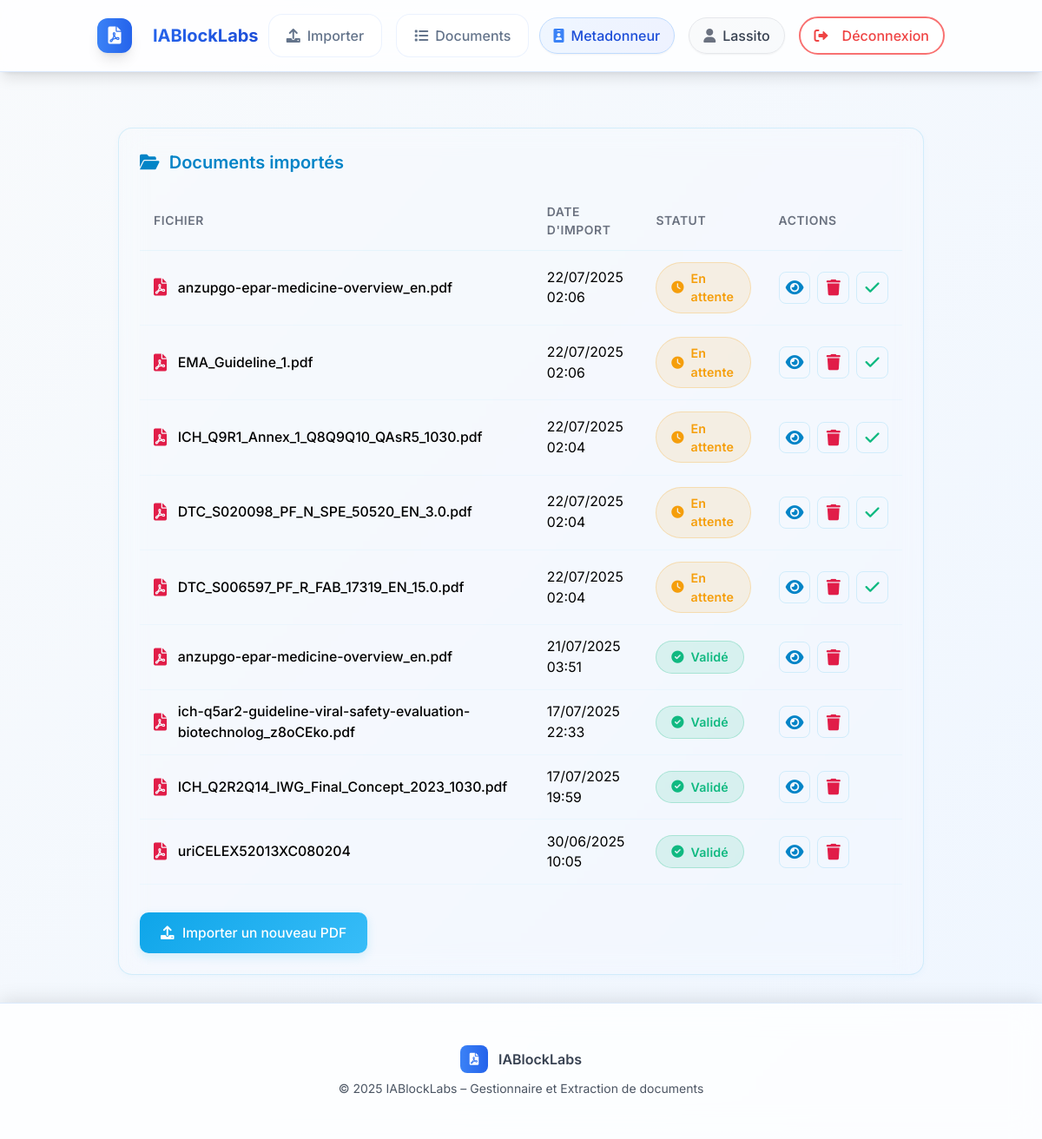
Page /documents/ (signed in) on the earlier database version.
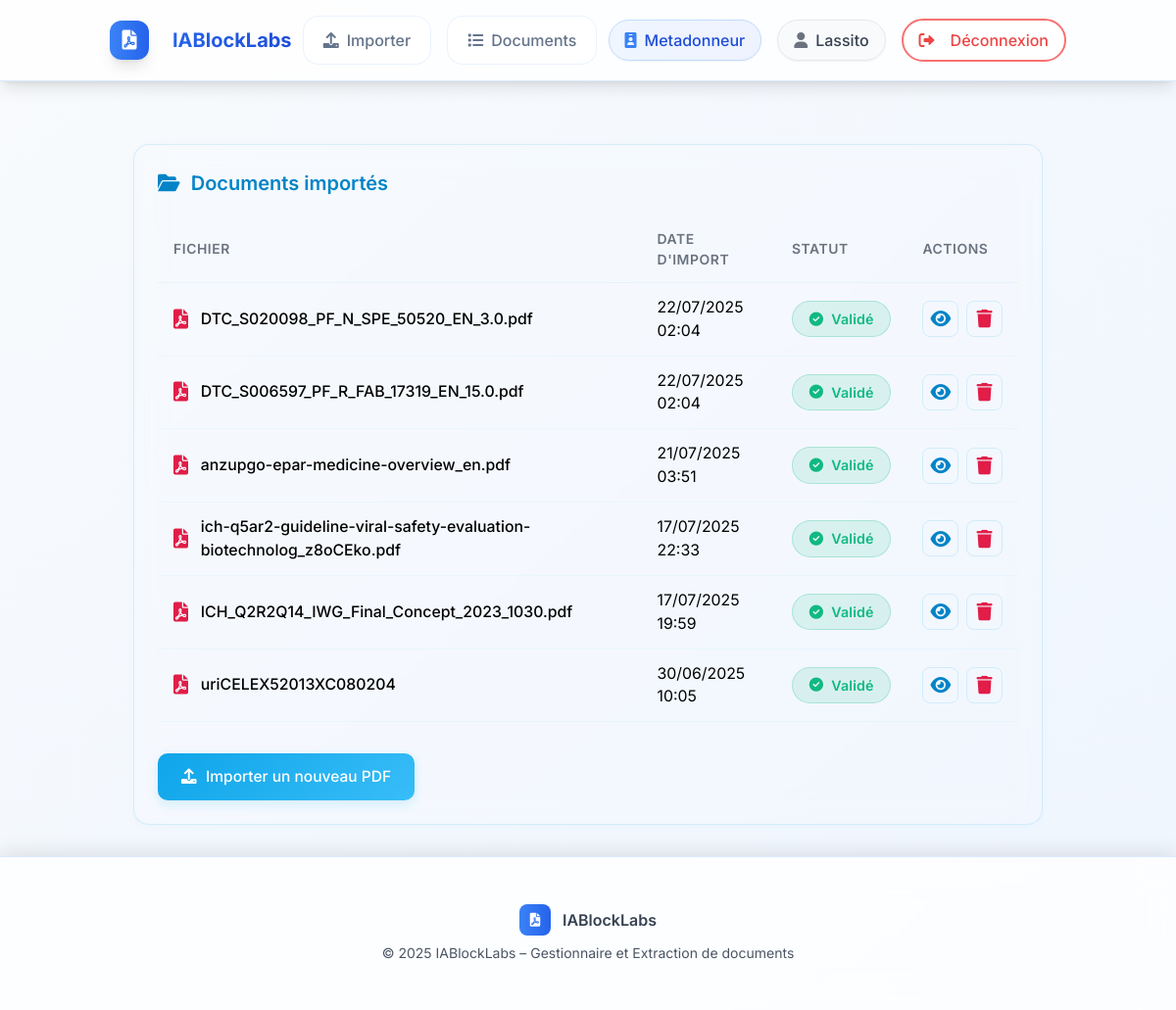
Same page on the later database version.
### rawdocs/models.py (models this page shows, shortened)
class RawDocument(models.Model):
    url = models.URLField(help_text="URL d'origine du PDF", blank=True)
    file = models.FileField(upload_to=pdf_upload_to, help_text="Fichier PDF téléchargé")
    created_at = models.DateTimeField(auto_now_add=True)
    owner = models.ForeignKey(
        settings.AUTH_USER_MODEL,
        on_delete=models.CASCADE,
        related_name='raw_documents',
        null=True, blank=True,
        help_text="Utilisateur qui a téléchargé ce document"
    )
    is_validated = models.BooleanField(default=False, help_text="Document validé par un métadonneur")
    validated_at = models.DateTimeField(null=True, blank=True)
    is_ready_for_expert = models.BooleanField(default=False, help_text="Document prêt pour révision expert")
    expert_ready_at = models.DateTimeField(null=True, blank=True,
                                           help_text="Date à laquelle le document est devenu prêt pour l'expert")
    total_pages = models.IntegerField(default=0, help_text="Nombre total de pages")
    pages_extracted = models.BooleanField(default=False, help_text="Pages extraites individuellement")
    title = models.TextField(blank=True, help_text="Titre du document")
    doc_type = models.CharField("Type", max_length=100, blank=True, help_text="Type du document (guide, rapport…)")
    publication_date = models.CharField(max_length=100, blank=True, help_text="Date de publication")
    version = models.CharField(max_length=50, blank=True, help_text="Version extraite")
    source = models.CharField(max_length=255, blank=True, help_text="Organisation émettrice (EMA, FDA…)")
    context = models.TextField(blank=True, help_text="Contexte extrait (2 phrases max)")
    country = models.CharField(max_length=100, blank=True, help_text="Pays détecté (GPE ou TLD)")
    language = models.CharField(max_length=10, blank=True, help_text="Langue détectée (fr, en…)")
    url_source = models.URLField(blank=True, help_text="URL d'origine pour référence")

### rawdocs/views.py (the view)
# urls.py: path('documents/', views.DocumentReviewListView.as_view(), name='document_list'),
@login_required(login_url='rawdocs:login')
@user_passes_test(is_metadonneur)
def document_list(request):
    docs = RawDocument.objects.filter(owner=request.user).order_by('-created_at')
    for d in docs:
        d.basename = os.path.basename(d.file.name)
    return render(request, 'rawdocs/document_list.html', {'documents': docs})

### rawdocs/templatetags/rawdocs_extras.py (called while the page is built)
@register.filter
def basename(value):
    return os.path.basename(value)

### rawdocs/views.py (called while the page is built)
def is_metadonneur(user):
    return user.groups.filter(name="Metadonneur").exists()

### templates/rawdocs/document_list.html (shortened to what the changed rows need)
{% extends "base.html" %}
{% load rawdocs_extras %}
{% block content %}
<div class="dashboard-container">
    <div class="card">
        <h2 class="card-title">
            <i class="fas fa-folder-open"></i>
            Documents importés
        </h2>
        {% if documents %}
            <div class="overflow-x-auto" style="overflow-x:auto;">
                <table class="table">
                    <thead>
                        <tr>
                            <th>Fichier</th>
                            <th>Date d'import</th>
                            <th>Statut</th>
                            <th>Actions</th>
                        </tr>
                    </thead>
                    <tbody>
                        {% for doc in documents %}
                        <tr>
                            <td>
                                <div class="filename">
                                    <i class="fas fa-file-pdf"></i>
                                    {{ doc.file.name|basename }}
                                </div>
                            </td>
                            <td>{{ doc.created_at|date:"d/m/Y H:i" }}</td>
                            <td>
                                {% if doc.is_refused %}
                                    <span class="badge refused">
                                        <i class="fas fa-times-circle"></i> Refusé
                                    </span>
                                {% elif doc.requires_correction %}
                                    <span class="badge correction">
                                        <i class="fas fa-bell"></i> Correction requise
                                    </span>
                                {% elif doc.is_validated %}
                                    <span class="badge validated">
                                        <i class="fas fa-check-circle"></i> Validé
                                    </span>
                                {% else %}
                                    <span class="badge pending">
                                        <i class="fas fa-clock"></i> En attente
                                    </span>
                                {% endif %}
                            </td>
                            <td>
                                <div class="table-actions">
                                    <a href="{% url 'rawdocs:edit_metadata' doc.id %}"
                                       class="action-btn view"
                                       aria-label="Voir ou éditer les métadonnées"
                                       title="Voir / éditer les métadonnées">
                                        <i class="fas fa-eye"></i>
                                    </a>
                                    <form method="post"
                                          action="{% url 'rawdocs:document_delete' doc.id %}"
                                          class="inline" style="display:inline;">
                                        <button type="submit"
                                                class="action-btn delete"
                                                aria-label="Supprimer"
                                                title="Supprimer"
                                                onclick="return confirm('Êtes-vous sûr de vouloir supprimer ce document ?');">
                                            <i class="fas fa-trash"></i>
                                        </button>
                                    </form>
                                    {% if not doc.is_validated and not doc.is_refused %}
                                    <a href="{% url 'rawdocs:validate_document' doc.id %}"
                                       class="action-btn validate"
                                       aria-label="Valider pour annotation"
                                       title="Valider pour annotation">
                                        <i class="fas fa-check"></i>
                                    </a>
                                    {% endif %}
                                </div>
                            </td>
                        </tr>
                        {% endfor %}
                    </tbody>
                </table>
            </div>
        {% endif %}
    </div>
</div>
{% endblock %}

Differences in the rows shown:
removed RawDocument: file.name|basename "anzupgo-epar-medicine-overview_en.pdf", created_at "22/07/2025 02:06", is_validated False (drawn)
removed RawDocument: file.name|basename "EMA_Guideline_1.pdf", created_at "22/07/2025 02:06", is_validated False (drawn)
removed RawDocument: file.name|basename "ICH_Q9R1_Annex_1_Q8Q9Q10_QAsR5_1030.pdf", created_at "22/07/2025 02:04", is_validated False (drawn)
changed RawDocument "DTC_S020098_PF_N_SPE_50520_EN_3.0.pdf": is_validated "En attente" → "Validé"
changed RawDocument "DTC_S006597_PF_R_FAB_17319_EN_15.0.pdf": is_validated "En attente" → "Validé"
